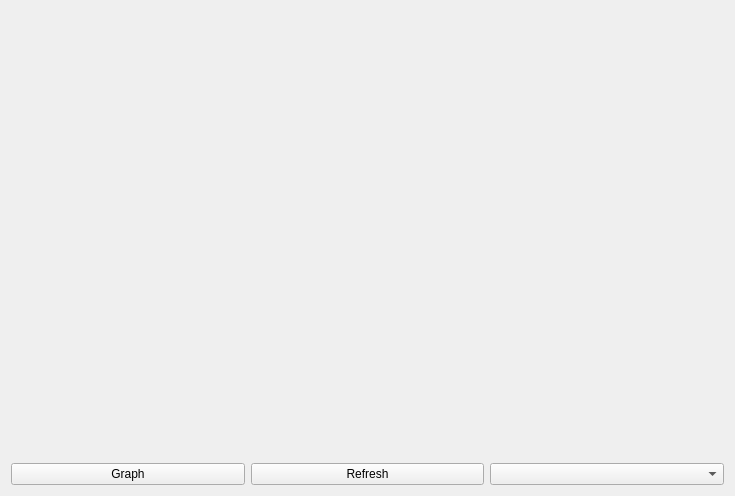
<?xml version="1.0" encoding="UTF-8"?>
<ui version="4.0">
 <class>GraphViewer</class>
 <widget class="QWidget" name="GraphViewer">
  <property name="geometry">
   <rect>
    <x>0</x>
    <y>0</y>
    <width>735</width>
    <height>496</height>
   </rect>
  </property>
  <property name="windowTitle">
   <string>Form</string>
  </property>
  <layout class="QGridLayout" name="gridLayout">
   <item row="0" column="0">
    <widget class="QCustomPlot" name="Graph" native="true">
     <property name="sizePolicy">
      <sizepolicy hsizetype="Preferred" vsizetype="Expanding">
       <horstretch>0</horstretch>
       <verstretch>0</verstretch>
      </sizepolicy>
     </property>
    </widget>
   </item>
   <item row="1" column="0">
    <layout class="QHBoxLayout" name="horizontalLayout">
     <item>
      <widget class="QPushButton" name="do_graph">
       <property name="text">
        <string>Graph</string>
       </property>
      </widget>
     </item>
     <item>
      <widget class="QPushButton" name="Refresh">
       <property name="text">
        <string>Refresh</string>
       </property>
      </widget>
     </item>
     <item>
      <widget class="QComboBox" name="Cbox"/>
     </item>
    </layout>
   </item>
  </layout>
 </widget>
 <customwidgets>
  <customwidget>
   <class>QCustomPlot</class>
   <extends>QWidget</extends>
   <header>qcustomplot.h</header>
   <container>1</container>
  </customwidget>
 </customwidgets>
 <resources/>
 <connections/>
</ui>
